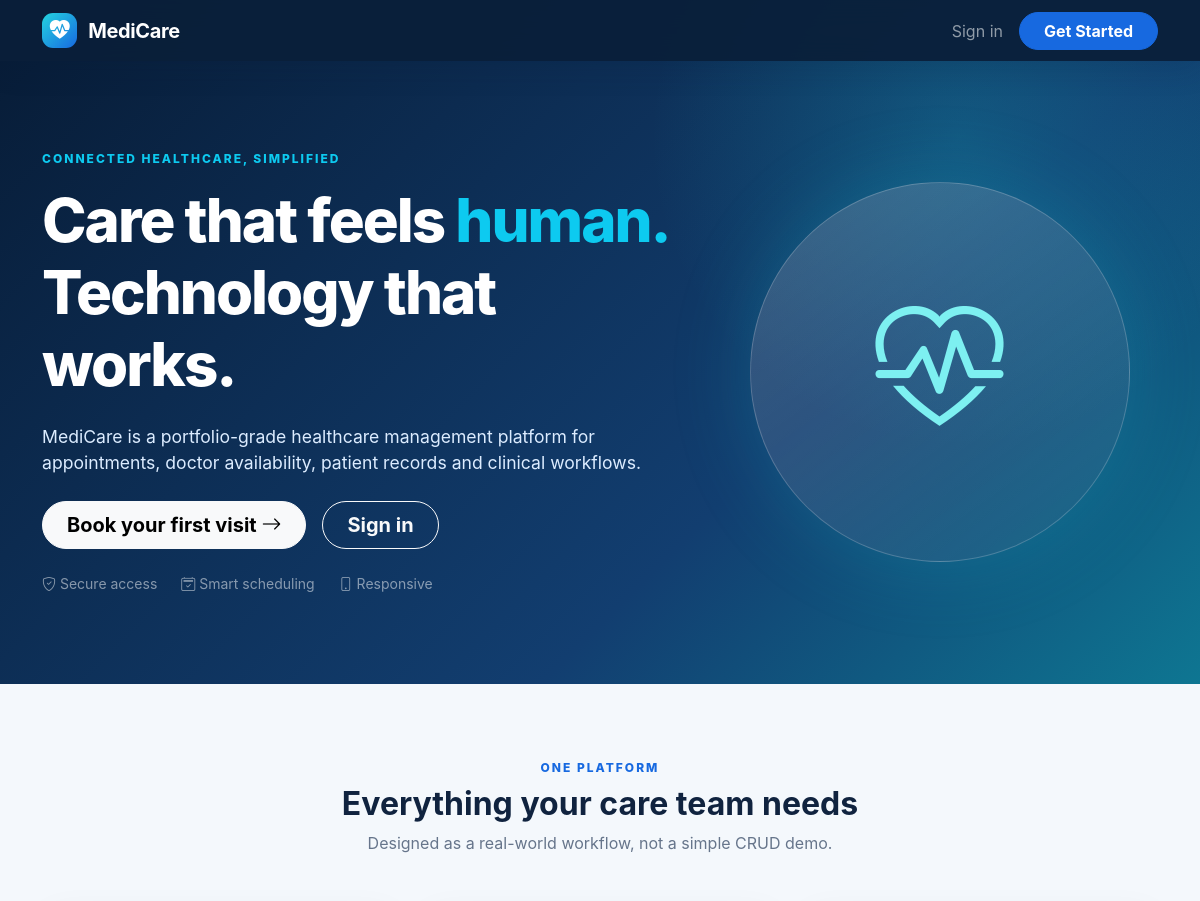
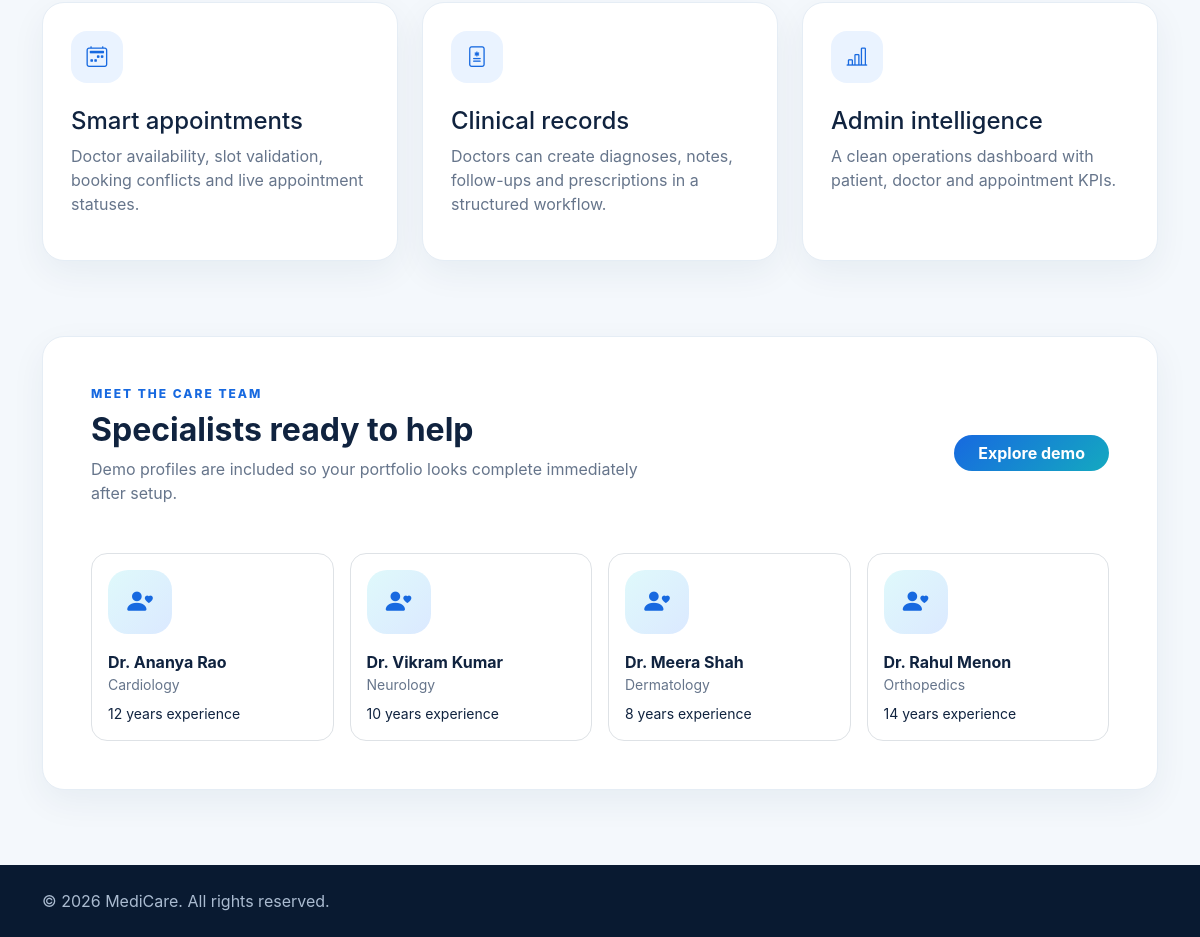
The page / on the database its author committed (2 pictures, top to bottom).
### app.py (models this page shows)
class Doctor(db.Model):
    id = db.Column(db.Integer, primary_key=True)
    user_id = db.Column(db.Integer, db.ForeignKey('user.id'), unique=True, nullable=False)
    specialization = db.Column(db.String(120), nullable=False)
    qualification = db.Column(db.String(200))
    experience = db.Column(db.Integer, default=0)
    license_number = db.Column(db.String(100))
    consultation_fee = db.Column(db.Float, default=0)
    bio = db.Column(db.Text)
    status = db.Column(db.String(20), default='approved')
    user = db.relationship('User', backref=db.backref('doctor_profile', uselist=False))

class User(db.Model):
    id = db.Column(db.Integer, primary_key=True)
    name = db.Column(db.String(120), nullable=False)
    email = db.Column(db.String(160), unique=True, nullable=False)
    password_hash = db.Column(db.String(255), nullable=False)
    role = db.Column(db.String(20), nullable=False, default='patient')
    created_at = db.Column(db.DateTime, default=datetime.utcnow)

### app.py (the view)
@app.route('/')
def home():
    return render_template('home.html', doctors=Doctor.query.filter_by(status='approved').limit(4).all())

### app.py (called while the page is built)
def current_user():
    uid = session.get('user_id')
    return db.session.get(User, uid) if uid else None

@app.context_processor
def inject_globals():
    return {'current_user': current_user(), 'today': date.today()}

### templates/home.html
{% extends 'base.html' %}{% block title %}Modern Healthcare{% endblock %}{% block content %}
<section class="hero"><div class="container"><div class="row align-items-center g-5"><div class="col-lg-7"><div class="eyebrow text-info mb-3">Connected healthcare, simplified</div><h1>Care that feels <span class="text-info">human.</span> Technology that works.</h1><p class="mt-4">MediCare is a portfolio-grade healthcare management platform for appointments, doctor availability, patient records and clinical workflows.</p><div class="d-flex gap-3 mt-4"><a class="btn btn-light btn-lg rounded-pill px-4" href="{{ url_for('register') }}">Book your first visit <i class="bi bi-arrow-right"></i></a><a class="btn btn-outline-light btn-lg rounded-pill px-4" href="{{ url_for('login') }}">Sign in</a></div><div class="d-flex gap-4 mt-4 small text-white-50"><span><i class="bi bi-shield-check"></i> Secure access</span><span><i class="bi bi-calendar2-check"></i> Smart scheduling</span><span><i class="bi bi-phone"></i> Responsive</span></div></div><div class="col-lg-5 d-none d-lg-flex justify-content-center"><div class="hero-orb"><i class="bi bi-heart-pulse"></i></div></div></div></div></section>
<section class="section"><div class="container"><div class="text-center mb-5"><div class="eyebrow">One platform</div><h2 class="fw-bold mt-2">Everything your care team needs</h2><p class="muted">Designed as a real-world workflow, not a simple CRUD demo.</p></div><div class="row g-4"><div class="col-md-4"><div class="cardx feature"><div class="iconbox mb-4"><i class="bi bi-calendar2-week"></i></div><h4>Smart appointments</h4><p class="muted">Doctor availability, slot validation, booking conflicts and live appointment statuses.</p></div></div><div class="col-md-4"><div class="cardx feature"><div class="iconbox mb-4"><i class="bi bi-file-medical"></i></div><h4>Clinical records</h4><p class="muted">Doctors can create diagnoses, notes, follow-ups and prescriptions in a structured workflow.</p></div></div><div class="col-md-4"><div class="cardx feature"><div class="iconbox mb-4"><i class="bi bi-bar-chart-line"></i></div><h4>Admin intelligence</h4><p class="muted">A clean operations dashboard with patient, doctor and appointment KPIs.</p></div></div></div></div></section>
<section class="section pt-0"><div class="container"><div class="cardx p-4 p-lg-5"><div class="row align-items-center"><div class="col-lg-7"><div class="eyebrow">Meet the care team</div><h2 class="fw-bold mt-2">Specialists ready to help</h2><p class="muted">Demo profiles are included so your portfolio looks complete immediately after setup.</p></div><div class="col-lg-5 text-lg-end"><a href="{{ url_for('login') }}" class="btn btn-gradient rounded-pill px-4">Explore demo</a></div></div><div class="row g-3 mt-3">{% for d in doctors %}<div class="col-md-6 col-lg-3"><div class="border rounded-4 p-3 h-100"><div class="doctor-avatar mb-3"><i class="bi bi-person-heart"></i></div><strong>{{d.user.name}}</strong><div class="small muted">{{d.specialization}}</div><div class="small mt-2">{{d.experience}} years experience</div></div></div>{% endfor %}</div></div></div></section>
{% endblock %}

### templates/base.html (shortened to what this page needs)
<!doctype html>
<html lang="en">
<head>
<link href="https://cdn.jsdelivr.net/npm/bootstrap@5.3.3/dist/css/bootstrap.min.css" rel="stylesheet">
<link href="https://cdn.jsdelivr.net/npm/bootstrap-icons@1.11.3/font/bootstrap-icons.css" rel="stylesheet">
<link href="{{ url_for('static', filename='css/style.css') }}" rel="stylesheet">
</head>
<body>
<nav class="navbar navbar-expand-lg navbar-dark fixed-top glass-nav"><div class="container">
<a class="navbar-brand fw-bold" href="{{ url_for('home') }}"><span class="brand-mark"><i class="bi bi-heart-pulse-fill"></i></span> MediCare</a>
<div class="collapse navbar-collapse" id="nav"><ul class="navbar-nav ms-auto align-items-lg-center gap-lg-2">
{% if current_user %}
<li class="nav-item"><a class="nav-link" href="{{ url_for('dashboard') }}"><i class="bi bi-grid-1x2"></i> Dashboard</a></li>
{% if current_user.role=='patient' %}<li class="nav-item"><a class="nav-link" href="{{ url_for('doctors') }}">Find Doctors</a></li><li class="nav-item"><a class="nav-link" href="{{ url_for('patient_appointments') }}">Appointments</a></li>{% elif current_user.role=='doctor' %}<li class="nav-item"><a class="nav-link" href="{{ url_for('doctor_patients') }}">Patients</a></li>{% else %}<li class="nav-item"><a class="nav-link" href="{{ url_for('admin_doctors') }}">Doctors</a></li><li class="nav-item"><a class="nav-link" href="{{ url_for('admin_appointments') }}">Appointments</a></li>{% endif %}
<li class="nav-item ms-lg-2"><a class="btn btn-light btn-sm rounded-pill px-3" href="{{ url_for('logout') }}">Sign out</a></li>
{% else %}<li class="nav-item"><a class="nav-link" href="{{ url_for('login') }}">Sign in</a></li><li class="nav-item"><a class="btn btn-primary rounded-pill px-4" href="{{ url_for('register') }}">Get Started</a></li>{% endif %}
</ul></div></div></nav>
<main>{% block content %}{% endblock %}</main>
<footer class="footer"><div class="container py-4 d-flex justify-content-between flex-wrap gap-2"><p class="mb-0">© 2026 MediCare. All rights reserved.</p></div></footer>
</body></html>

### static/css/style.css (style rules this page uses)
:root { --ink:#10233f;--muted:#66758b;--primary:#1769e0;--cyan:#19c3d1;--bg:#f4f8fc;--card:#fff }
* { box-sizing:border-box }
body { background:var(--bg);color:var(--ink);font-family:Inter,system-ui,-apple-system,"Segoe UI",sans-serif }
.glass-nav { background:rgba(10,31,58,.94);backdrop-filter:blur(14px);box-shadow:0 8px 30px rgba(10,31,58,.14) }
.navbar-brand { letter-spacing:-.4px }
.brand-mark { display:inline-grid;place-items:center;width:35px;height:35px;border-radius:11px;background:linear-gradient(135deg,#24d4df,#1769e0);margin-right:7px }
.hero { padding:150px 0 90px;background:radial-gradient(circle at 80% 20%,rgba(25,195,209,.22),transparent 28%),linear-gradient(135deg,#071b35,#123e70 65%,#0e7692);color:white;overflow:hidden }
.hero h1 { font-size:clamp(2.5rem,5vw,4.8rem);font-weight:800;letter-spacing:-2px }
.hero p { color:#dcecff;font-size:1.1rem;max-width:650px }
.hero-orb { width:380px;height:380px;border-radius:50%;background:linear-gradient(145deg,rgba(255,255,255,.18),rgba(255,255,255,.03));border:1px solid rgba(255,255,255,.2);box-shadow:0 0 80px rgba(25,195,209,.22);display:grid;place-items:center }
.hero-orb i { font-size:8rem;color:#7df0f1 }
.section { padding:75px 0 }
.eyebrow { text-transform:uppercase;letter-spacing:2px;font-size:.75rem;font-weight:800;color:var(--primary) }
.cardx { background:var(--card);border:1px solid #e5edf5;border-radius:22px;box-shadow:0 12px 35px rgba(24,50,80,.06) }
.feature { height:100%;padding:28px;transition:.25s }
.iconbox { width:52px;height:52px;border-radius:16px;background:#eaf3ff;color:var(--primary);display:grid;place-items:center;font-size:1.3rem }
.muted { color:var(--muted) }
.doctor-avatar { width:64px;height:64px;border-radius:20px;background:linear-gradient(135deg,#dff9fb,#dbe9ff);display:grid;place-items:center;font-size:1.6rem;color:#1769e0 }
.btn { font-weight:650 }
.btn-primary { background:#1769e0;border-color:#1769e0 }
.btn-gradient { background:linear-gradient(135deg,#1769e0,#14a9c0);color:white;border:0 }
.footer { background:#091a31;color:#aabbd0 }

### rows shown on the page
Doctor: user.name "Dr. Ananya Rao", specialization "Cardiology", experience "12"
Doctor: user.name "Dr. Vikram Kumar", specialization "Neurology", experience "10"
Doctor: user.name "Dr. Meera Shah", specialization "Dermatology", experience "8"
Doctor: user.name "Dr. Rahul Menon", specialization "Orthopedics", experience "14"
